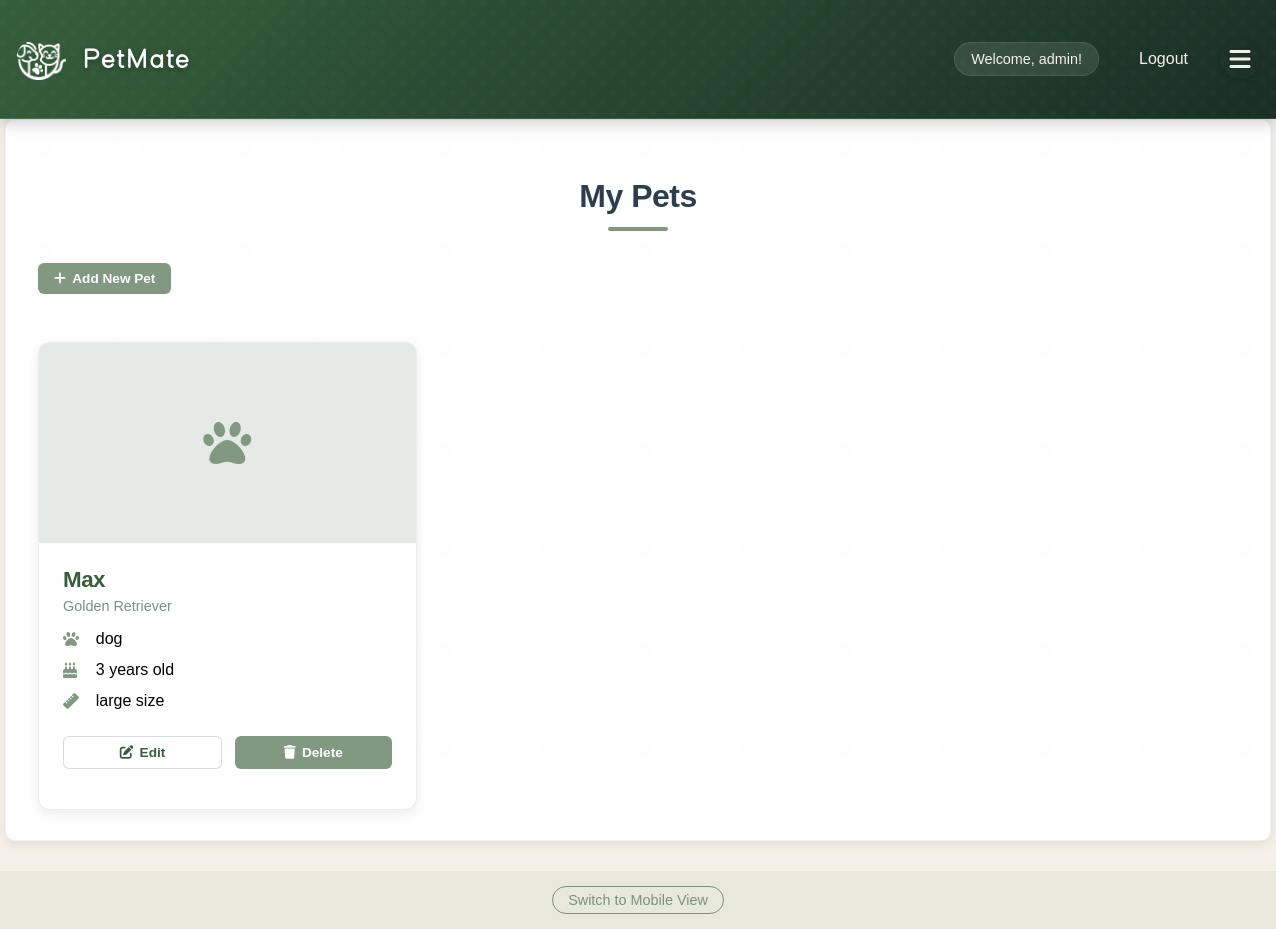
The app's page /pets/my_pets (signed in), older data.
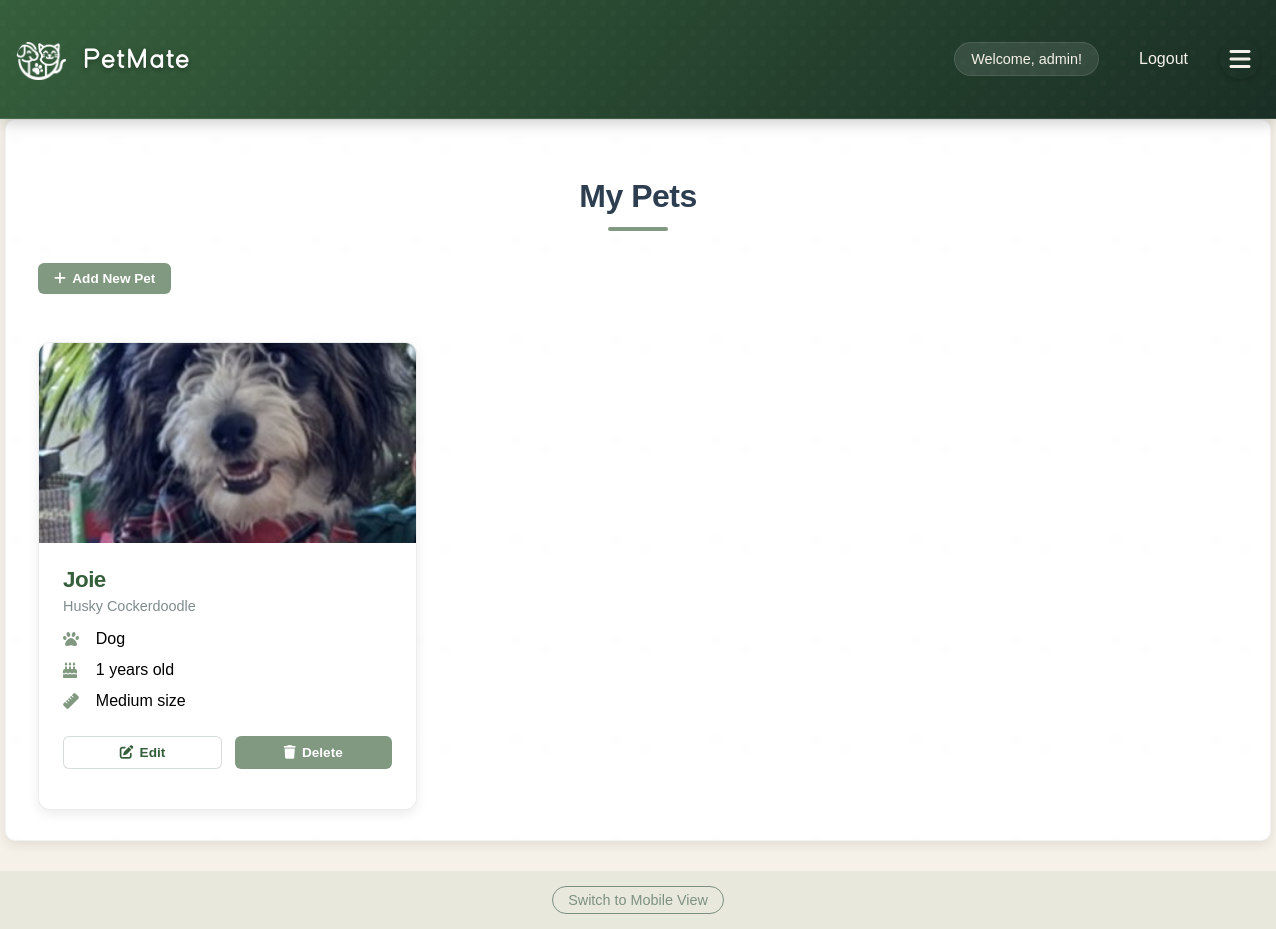
The same page, newer data.
### app/models/pet.py (models this page shows, shortened)
class Pet(db.Model):
    __tablename__ = 'pets'
    id = db.Column(db.Integer, primary_key=True)
    owner_id = db.Column(db.Integer, db.ForeignKey('users.id', ondelete='CASCADE'), nullable=False)
    name = db.Column(db.String(100), nullable=False)
    species = db.Column(db.String(50), nullable=False)
    breed = db.Column(db.String(100))
    age = db.Column(db.Integer)
    size = db.Column(db.String(20))  # Small, Medium, Large
    gender = db.Column(db.String(20))
    image_filename = db.Column(db.String(255))
    bio = db.Column(db.Text)
    created_at = db.Column(db.DateTime, default=datetime.utcnow)
    updated_at = db.Column(db.DateTime, default=datetime.utcnow, onupdate=datetime.utcnow)
    energy_level = db.Column(db.String(20))  # Low, Medium, High
    friendliness = db.Column(db.String(20))  # Shy, Moderate, Outgoing
    training_level = db.Column(db.String(20))  # Basic, Intermediate, Advanced
    special_needs = db.Column(db.Text)
    preferred_playmates = db.Column(db.String(255))  # e.g., "small dogs, cats"

### app/routes/pets.py (the view)
@bp.route('/my_pets')
def my_pets():
    if 'username' not in session:
        return redirect(url_for('auth.login'))
    user = User.query.filter_by(username=session['username']).first()
    if user is None:
        return redirect(url_for('auth.login'))  # Redirect if user is not found
    pets = user.pets  # Assuming you have a relationship set up
    user_agent = request.user_agent.string
    is_mobile = any(device in user_agent for device in ['Android', 'iPhone', 'iPad', 'Mobile', 'webOS'])
    mode = request.args.get('mode', None)  # Check for manual override
    return render_template('mobile_my_pets.html' if is_mobile and mode != 'desktop' else 'my_pets.html', pets=pets)

### app/__init__.py (called while the page is built)
@login_manager.user_loader
def load_user(user_id):
    from app.models.user import User
    return User.query.get(int(user_id))

### app/models/user.py (called while the page is built)
    @property
    def is_authenticated(self):
        return True

    def get_unread_message_count(self):
        from app.models.message import Message
        return Message.query.filter_by(recipient_id=self.id, is_read=False).count()

### app/templates/my_pets.html (shortened to what this page needs)
{% extends "base.html" %}
{% block content %}
<div class="container">
    <h2>My Pets</h2>
    <div class="action-bar">
        <a href="{{ url_for('pets.add_pet') }}" class="button primary">
            <i class="fas fa-plus"></i> Add New Pet
        </a>
    </div>
    {% if pets %}
        <div class="pets-grid">
            {% for pet in pets %}
                <div class="pet-card-container">
                    <div class="pet-card-image">
                        {% if pet.image_filename %}
                            <img src="{{ url_for('static', filename='pet_images/' + pet.image_filename) }}" alt="{{ pet.name }}">
                        {% else %}
                            <div class="pet-card-image-placeholder">
                                <i class="fas fa-paw"></i>
                            </div>
                        {% endif %}
                    </div>
                    <div class="pet-card-content">
                        <div class="pet-card-header">
                            <h3 class="pet-card-name">{{ pet.name }}</h3>
                            <p class="pet-card-breed">{{ pet.breed }}</p>
                        </div>
                        <div class="pet-card-details">
                            <div class="pet-detail">
                                <i class="fas fa-paw"></i>
                                <span>{{ pet.species }}</span>
                            </div>
                            {% if pet.age %}
                                <div class="pet-detail">
                                    <i class="fas fa-birthday-cake"></i>
                                    <span>{{ pet.age }} years old</span>
                                </div>
                            {% endif %}
                            {% if pet.size %}
                                <div class="pet-detail">
                                    <i class="fas fa-ruler"></i>
                                    <span>{{ pet.size }} size</span>
                                </div>
                            {% endif %}
                        </div>
                        <div class="pet-card-actions">
                            <a href="{{ url_for('pets.edit_pet', pet_id=pet.id) }}" class="button secondary">
                                <i class="fas fa-edit"></i> Edit
                            </a>
                            <a href="{{ url_for('pets.delete_pet', pet_id=pet.id) }}" class="button danger">
                                <i class="fas fa-trash"></i> Delete
                            </a>
                        </div>
                    </div>
                </div>
            {% endfor %}
        </div>
    {% endif %}
</div>
{% endblock %}

Row changes from the older to the newer data that the page shows:
removed Pet: name "Max", breed "Golden Retriever", species "dog", age "3", size "large"
added Pet: image_filename+name (picture), name "Joie", breed "Husky Cockerdoodle", species "Dog", age "1", size "Medium"
